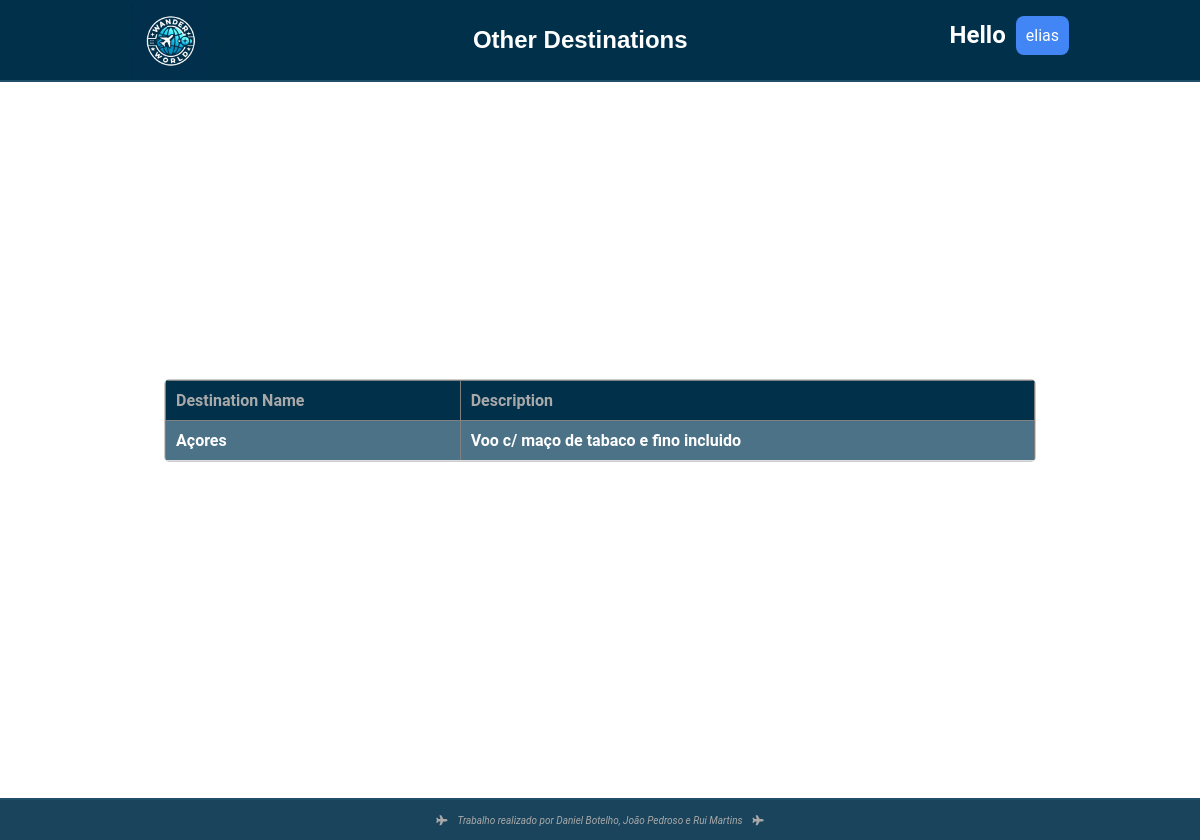
/Destinos/outrosDestinos.php (signed in), run on the app's committed database.
### tables this page shows
CREATE TABLE `destinations` (
  `id` int(11) NOT NULL,
  `name` varchar(255) NOT NULL,
  `description` text NOT NULL,
  `image_path` varchar(255) NOT NULL
);

### public/Destinos/outrosDestinos.php (the view, shortened to what this page needs)
<?php
if (isset($_SESSION['id']) && isset($_SESSION['user_name'])) {
    include_once "../../includes/db-conn.php";
    $sql = "SELECT * FROM destinations WHERE id > 6";
    $result = $conn->query($sql);
?>
<!DOCTYPE html>
<html lang="en">
<head>
    <link rel="stylesheet" href="../../assets/styles/navbar.css">
  <link rel="stylesheet" href="../../assets/styles/styles.css">
  <link rel="stylesheet" href="https://cdnjs.cloudflare.com/ajax/libs/font-awesome/5.15.4/css/all.min.css">
</head>
<body>
<nav>
    <div class="img_container">
       <a href="../home.php"><img src="../../assets/images/logogpt.jpeg" alt="Logo" id="logo"></a>
    </div>
   <div id="titulo">
    <h1>
      Other Destinations
    </h1>
   </div>
    <div class="Menu_user">
       <h1 class="hello" style="margin-bottom: 30px;">Hello </h1>
       <ul class="menu">
        <li class="menu-item">
       <a  class="User"><?php echo $_SESSION['name']; ?></a>
  </li>
</ul>
      </div>
  </nav>
<div class="main">
    <div class="container2">
        <?php if ($result->num_rows > 0): ?>
            <table border="1" align="center">
                <thead>
                <tr>
                    <th>Destination Name</th>
                    <th>Description</th>
                </tr>
                </thead>
                <tbody>
                <?php while ($row = $result->fetch_assoc()): ?>
                    <tr>
                    <td id="name"><a href="<?php echo $row['name']; ?>.php"><?php echo $row['name']; ?></a></td>
                        <td><?php echo $row['description']; ?></td>
                    </tr>
                <?php endwhile; ?>
                </tbody>
            </table>
        <?php else: ?>
            <p style="text-align: center;">No destinations found.</p>
        <?php endif; ?>
    </div>
</div>
<footer>
            <i class="fas fa-plane airplane-icon"></i>
            <em>Trabalho realizado por Daniel Botelho, João Pedroso e Rui Martins</em>
            <i class="fas fa-plane airplane-icon"></i>
        </footer>
</body>
</html>
<?php
} else {
    header("Location: index.php");
    exit();
}
?>

### assets/styles/navbar.css (style rules this page uses)
#logo { width: 100%; height: 100%; cursor: pointer; transition: all 0.5s ease; }
.Menu_user { display:flex; justify-content: space-between; color: white; align-items: center; }
img { width: fit-content; height: fit-content; }
.hello { margin-right: 10px; margin-bottom: 10px; }
nav { display:flex; height: 80px; width: 100%; justify-content:space-around; background-color: rgb(1, 48, 75); z-index: 999; position: fixed; top:0; border-bottom: 2px solid rgb(31, 79, 104); }
#titulo { font-family: 'Lucida Sans', 'Lucida Sans Regular', 'Lucida Grande', 'Lucida Sans Unicode', Geneva, Verdana, sans-serif; align-items: center; align-content: center; color: white; }
#titulo h1 { margin: 0 auto; }
.menu, .drop-menu { list-style-type: none; padding: 0; margin: 0; align-content: center; }
.menu-item { display: inline-block; background-color: #4285f4; position: center; margin-bottom: 10px; border-radius: 8px; cursor: pointer; width: fit-content; }
.menu-item a { text-decoration: none; padding: 10px 10px; color: #fff; display: block; width: 50px; align-self: center; width: fit-content; }
footer { height: 40px; width: 100%; position: fixed; bottom: 0; z-index: 999; border-top: 2px solid rgb(31, 79, 104); background-color: rgba(1, 48, 75, 0.9); color: darkgray; justify-content: center; align-items: center; display: flex; gap: 10px; font-size: 10px; }

### assets/styles/styles.css (style rules this page uses)
body { font-family: 'Roboto', sans-serif; margin: 0; padding: 0; scroll-behavior: smooth; background-image: url("../images/background4.jpg"); background-position: center; background-repeat: no-repeat; background-size: cover; background-attachment: fixed; color: #333; }
footer { height: 40px; width: 100%; position: fixed; bottom: 0; z-index: 999; border-top: 2px solid rgb(31, 79, 104); background-color: rgba(1, 48, 75, 0.9); color: darkgray; justify-content: center; align-items: center; display: flex; gap: 10px; font-size: 10px; }

### public/Destinos/outrosDestinos.php (style rules this page uses)
.main { margin: 20px; display: flex; justify-content: center; align-items: center; height: 100vh; }
.container2 { border: 1px solid #ccc; border-radius: 5px; overflow: hidden; width: 75%; }
table { width: 100%; border-collapse: collapse; color: white; font-weight: bold; }
th { background-color: rgb(1, 48, 75); color: darkgrey; font-weight: bold; padding: 10px; text-align: left; }
td { padding: 10px; border-bottom: 1px solid #ddd; }
tr:nth-child(odd) { background-color: rgba(31, 79, 104, 0.8); }
a { text-decoration: none; color: white; }

### data on the page
destinations: name "Açores", description "Voo c/ maço de tabaco e fino incluido"

### other printed values
$_SESSION['name'] "elias"
